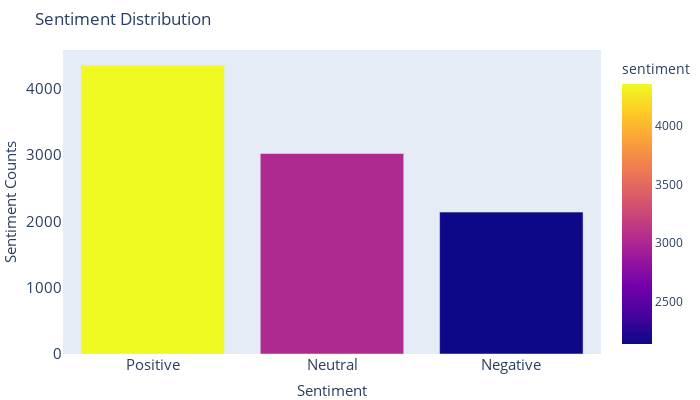

Notebook cell for this chart:
### Code cell
fig1 = px.bar(sentiment,
              x=sentiment.index,
              y='sentiment',
              color='sentiment'
             )
fig1.update_layout(
            height=400,
            width=700,
            margin={"r":0,"t":50,"l":0,"b":0},
            paper_bgcolor='white',
            title='Sentiment Distribution',
            xaxis_zeroline=False, 
            yaxis_zeroline=False,
    xaxis=dict(
            title='Sentiment',
            linecolor=None,
            titlefont_size=15,
            tickfont_size=15,
            showgrid=False
            ),
    yaxis=dict(
            title='Sentiment Counts',
            linecolor=None,
            titlefont_size=15,
            tickfont_size=15,
            showgrid=False
            ),
    legend=dict(
            x=0,
            y=0,
            bgcolor='rgba(255, 255, 255, 0)',
            bordercolor='rgba(255, 255, 255, 0)'
            )
                    )
iplot(fig1)

### Figure 1 — Plotly figure (JSON) as saved in the notebook; plotly's stock layout.template omitted (floating-point values rounded to 4 significant figures)
{"data": [{"alignmentgroup": "True", "hovertemplate": "index=%{x}<br>sentiment=%{marker.color}<extra></extra>", "legendgroup": "", "marker": {"color": [4356, 3024, 2140], "coloraxis": "coloraxis"}, "name": "", "offsetgroup": "", "orientation": "v", "showlegend": false, "textposition": "auto", "type": "bar", "x": ["Positive", "Neutral", "Negative"], "xaxis": "x", "y": [4356, 3024, 2140], "yaxis": "y"}], "layout": {"barmode": "relative", "coloraxis": {"colorbar": {"title": {"text": "sentiment"}}, "colorscale": [[0, "#0d0887"], [0.1111, "#46039f"], [0.2222, "#7201a8"], [0.3333, "#9c179e"], [0.4444, "#bd3786"], [0.5556, "#d8576b"], [0.6667, "#ed7953"], [0.7778, "#fb9f3a"], [0.8889, "#fdca26"], [1, "#f0f921"]]}, "height": 400, "legend": {"bgcolor": "rgba(255, 255, 255, 0)", "bordercolor": "rgba(255, 255, 255, 0)", "tracegroupgap": 0, "x": 0, "y": 0}, "margin": {"b": 0, "l": 0, "r": 0, "t": 50}, "paper_bgcolor": "white", "title": {"text": "Sentiment Distribution"}, "width": 700, "xaxis": {"anchor": "y", "autorange": true, "domain": [0, 1], "range": [-0.5, 2.5], "showgrid": false, "tickfont": {"size": 15}, "title": {"font": {"size": 15}, "text": "Sentiment"}, "type": "category", "zeroline": false}, "yaxis": {"anchor": "x", "autorange": true, "domain": [0, 1], "range": [0, 4585.0], "showgrid": false, "tickfont": {"size": 15}, "title": {"font": {"size": 15}, "text": "Sentiment Counts"}, "type": "linear", "zeroline": false}}}
